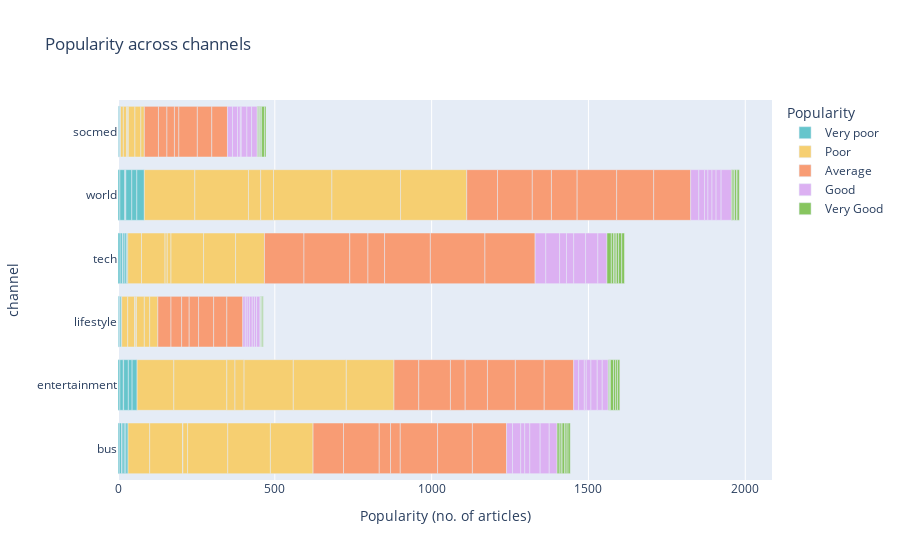

The cell this chart's notebook holds for it:
### Code cell
fig2 = px.bar(data, x = "shares", y = "channel", color = "Popularity", orientation = "h",
             labels = {
                 "shares": "Popularity (no. of articles)",
                 "weekday": "Channel"
             },
             title = "Popularity across channels",
             color_discrete_sequence=px.colors.qualitative.Pastel,
             category_orders = {
                 "Popularity": ["Very poor", "Poor", "Average", "Good", "Very Good"]
             })

fig2.show()

### Figure 1 — Plotly figure (JSON) as saved in the notebook; plotly's stock layout.template omitted (floating-point values rounded to 4 significant figures)
{"data": [{"alignmentgroup": "True", "hovertemplate": "Popularity=Very poor<br>Popularity (no. of articles)=%{x}<br>channel=%{y}<extra></extra>", "legendgroup": "Very poor", "marker": {"color": "rgb(102, 197, 204)"}, "name": "Very poor", "offsetgroup": "Very poor", "orientation": "h", "showlegend": true, "textposition": "auto", "type": "bar", "x": [4, 6, 3, 7, 6, 8, 11, 2, 3, 7, 15, 1, 1, 2, 3, 1, 7, 15, 5, 1, 6, 19, 5, 12, 2, 5, 16, 7, 16, 2, 2, 4, 24], "xaxis": "x", "y": ["bus", "entertainment", "lifestyle", "tech", "world", "bus", "entertainment", "lifestyle", "socmed", "tech", "world", "bus", "entertainment", "tech", "world", "world", "bus", "entertainment", "lifestyle", "socmed", "tech", "world", "bus", "entertainment", "socmed", "tech", "world", "bus", "entertainment", "lifestyle", "socmed", "tech", "world"], "yaxis": "y"}, {"alignmentgroup": "True", "hovertemplate": "Popularity=Poor<br>Popularity (no. of articles)=%{x}<br>channel=%{y}<extra></extra>", "legendgroup": "Poor", "marker": {"color": "rgb(246, 207, 113)"}, "name": "Poor", "offsetgroup": "Poor", "orientation": "h", "showlegend": true, "textposition": "auto", "type": "bar", "x": [69, 117, 19, 9, 44, 161, 105, 169, 22, 10, 75, 171, 1, 26, 2, 3, 7, 39, 15, 29, 4, 3, 12, 41, 128, 157, 25, 21, 104, 186, 136, 169, 17, 19, 102, 219, 136, 152, 26, 11, 92, 211], "xaxis": "x", "y": ["bus", "entertainment", "lifestyle", "socmed", "tech", "world", "bus", "entertainment", "lifestyle", "socmed", "tech", "world", "bus", "entertainment", "lifestyle", "socmed", "tech", "world", "bus", "entertainment", "lifestyle", "socmed", "tech", "world", "bus", "entertainment", "lifestyle", "socmed", "tech", "world", "bus", "entertainment", "lifestyle", "socmed", "tech", "world", "bus", "entertainment", "lifestyle", "socmed", "tech", "world"], "yaxis": "y"}, {"alignmentgroup": "True", "hovertemplate": "Popularity=Average<br>Popularity (no. of articles)=%{x}<br>channel=%{y}<extra></extra>", "legendgroup": "Average", "marker": {"color": "rgb(248, 156, 116)"}, "name": "Average", "offsetgroup": "Average", "orientation": "h", "showlegend": true, "textposition": "auto", "type": "bar", "x": [97, 79, 42, 45, 126, 98, 114, 101, 34, 27, 146, 111, 36, 47, 24, 24, 58, 61, 31, 71, 30, 14, 53, 82, 119, 89, 48, 59, 146, 126, 111, 92, 42, 46, 174, 118, 109, 94, 51, 50, 160, 118], "xaxis": "x", "y": ["bus", "entertainment", "lifestyle", "socmed", "tech", "world", "bus", "entertainment", "lifestyle", "socmed", "tech", "world", "bus", "entertainment", "lifestyle", "socmed", "tech", "world", "bus", "entertainment", "lifestyle", "socmed", "tech", "world", "bus", "entertainment", "lifestyle", "socmed", "tech", "world", "bus", "entertainment", "lifestyle", "socmed", "tech", "world", "bus", "entertainment", "lifestyle", "socmed", "tech", "world"], "yaxis": "y"}, {"alignmentgroup": "True", "hovertemplate": "Popularity=Good<br>Popularity (no. of articles)=%{x}<br>channel=%{y}<extra></extra>", "legendgroup": "Good", "marker": {"color": "rgb(220, 176, 242)"}, "name": "Good", "offsetgroup": "Good", "orientation": "h", "showlegend": true, "textposition": "auto", "type": "bar", "x": [19, 16, 8, 16, 34, 26, 26, 18, 6, 16, 44, 18, 13, 6, 7, 9, 22, 11, 16, 15, 9, 3, 23, 13, 33, 20, 7, 18, 38, 13, 29, 16, 7, 15, 39, 16, 25, 19, 11, 18, 29, 33], "xaxis": "x", "y": ["bus", "entertainment", "lifestyle", "socmed", "tech", "world", "bus", "entertainment", "lifestyle", "socmed", "tech", "world", "bus", "entertainment", "lifestyle", "socmed", "tech", "world", "bus", "entertainment", "lifestyle", "socmed", "tech", "world", "bus", "entertainment", "lifestyle", "socmed", "tech", "world", "bus", "entertainment", "lifestyle", "socmed", "tech", "world", "bus", "entertainment", "lifestyle", "socmed", "tech", "world"], "yaxis": "y"}, {"alignmentgroup": "True", "hovertemplate": "Popularity=Very Good<br>Popularity (no. of articles)=%{x}<br>channel=%{y}<extra></extra>", "legendgroup": "Very Good", "marker": {"color": "rgb(135, 197, 95)"}, "name": "Very Good", "offsetgroup": "Very Good", "orientation": "h", "showlegend": true, "textposition": "auto", "type": "bar", "x": [7, 3, 1, 2, 14, 5, 6, 2, 1, 3, 7, 4, 3, 2, 2, 5, 1, 8, 10, 1, 3, 4, 5, 7, 2, 4, 7, 7, 6, 6, 2, 9, 10, 1, 7, 7, 3, 5, 9, 7], "xaxis": "x", "y": ["bus", "entertainment", "lifestyle", "socmed", "tech", "world", "bus", "entertainment", "lifestyle", "socmed", "tech", "world", "bus", "entertainment", "socmed", "tech", "world", "bus", "entertainment", "lifestyle", "socmed", "tech", "bus", "entertainment", "lifestyle", "socmed", "tech", "world", "bus", "entertainment", "lifestyle", "socmed", "tech", "world", "bus", "entertainment", "lifestyle", "socmed", "tech", "world"], "yaxis": "y"}], "layout": {"barmode": "relative", "legend": {"title": {"text": "Popularity"}, "tracegroupgap": 0}, "title": {"text": "Popularity across channels"}, "xaxis": {"anchor": "y", "domain": [0, 1], "title": {"text": "Popularity (no. of articles)"}}, "yaxis": {"anchor": "x", "domain": [0, 1], "title": {"text": "channel"}}}}
